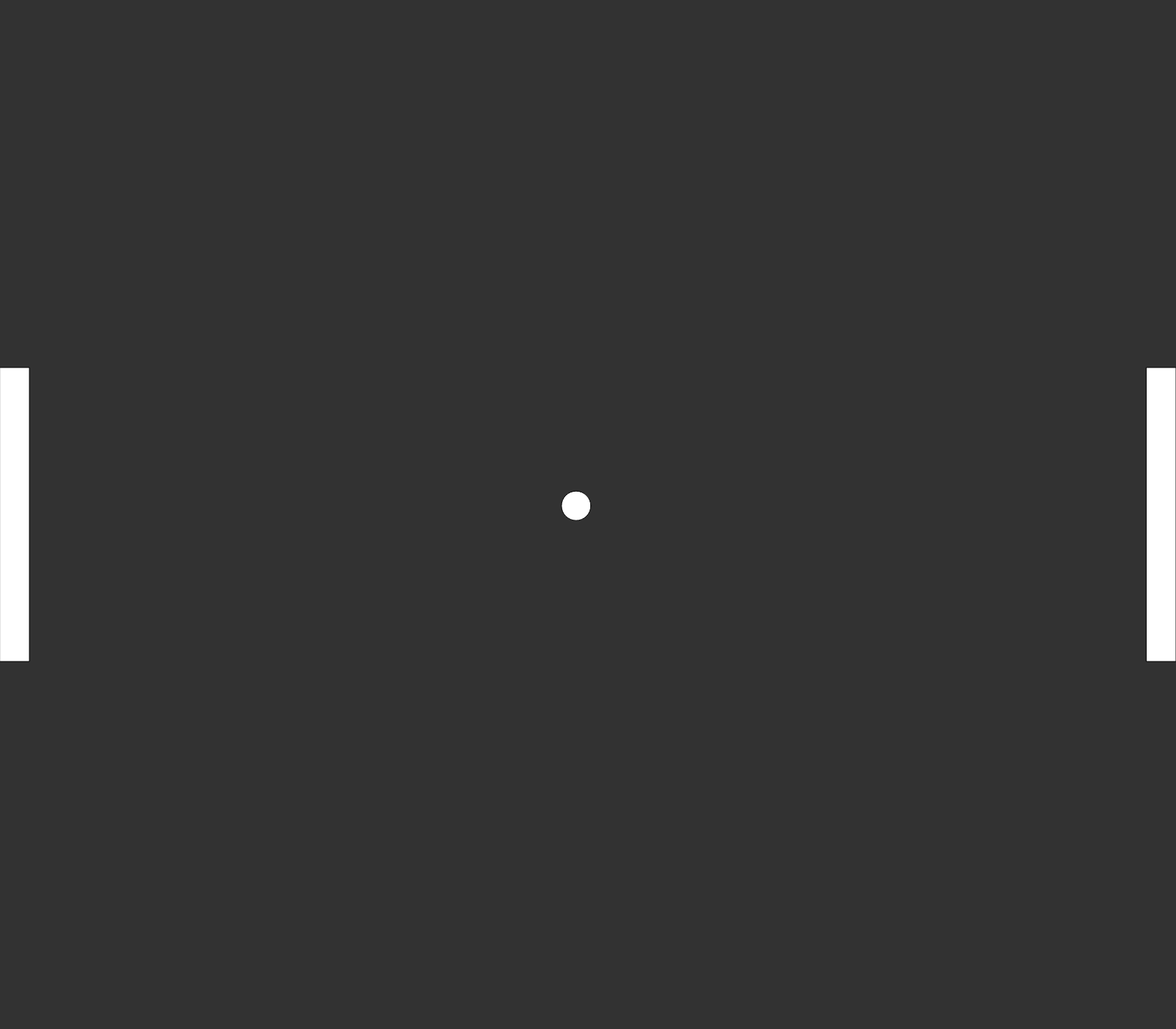
Frame 1 (no input)
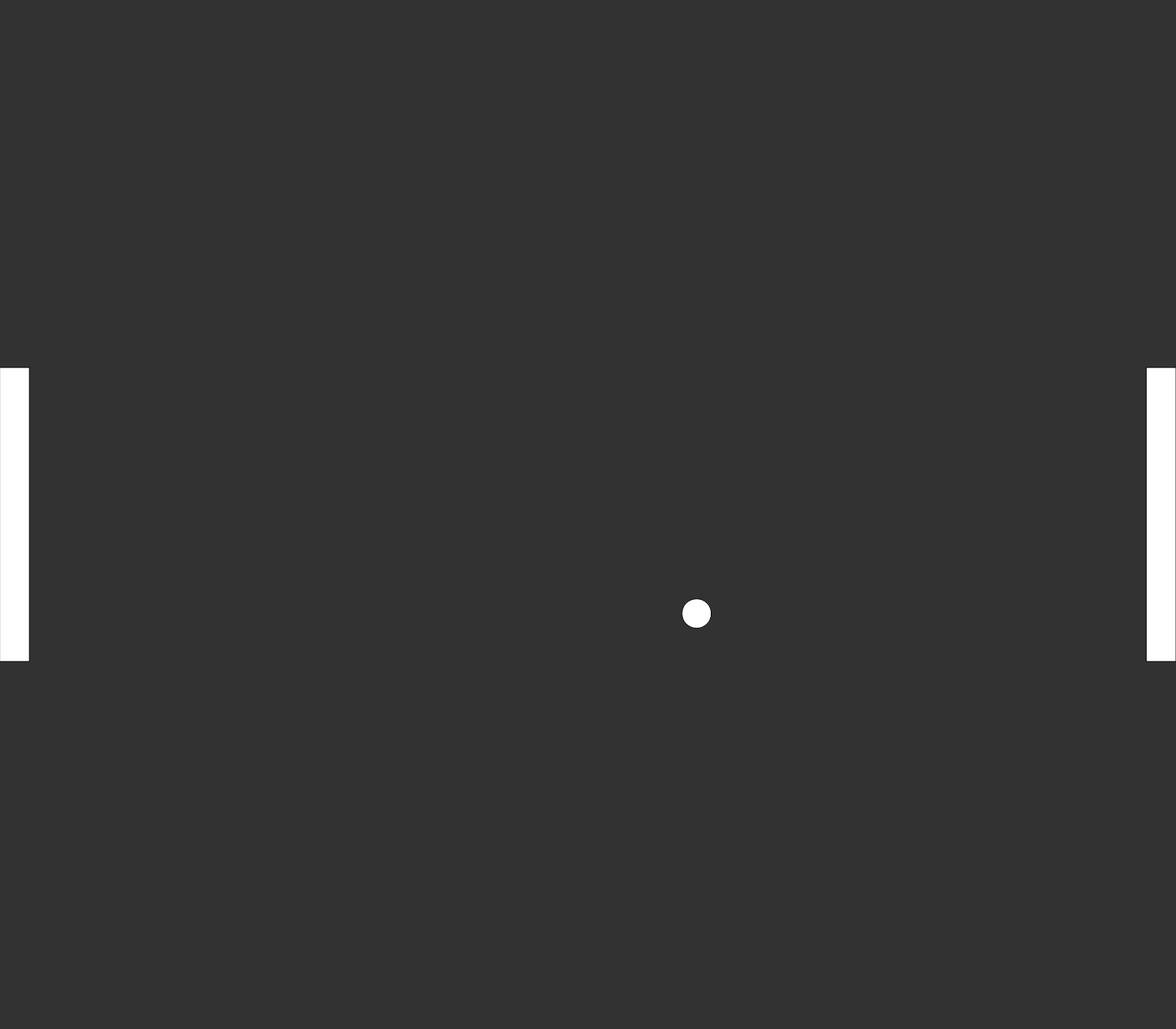
Frame 60 (no input)
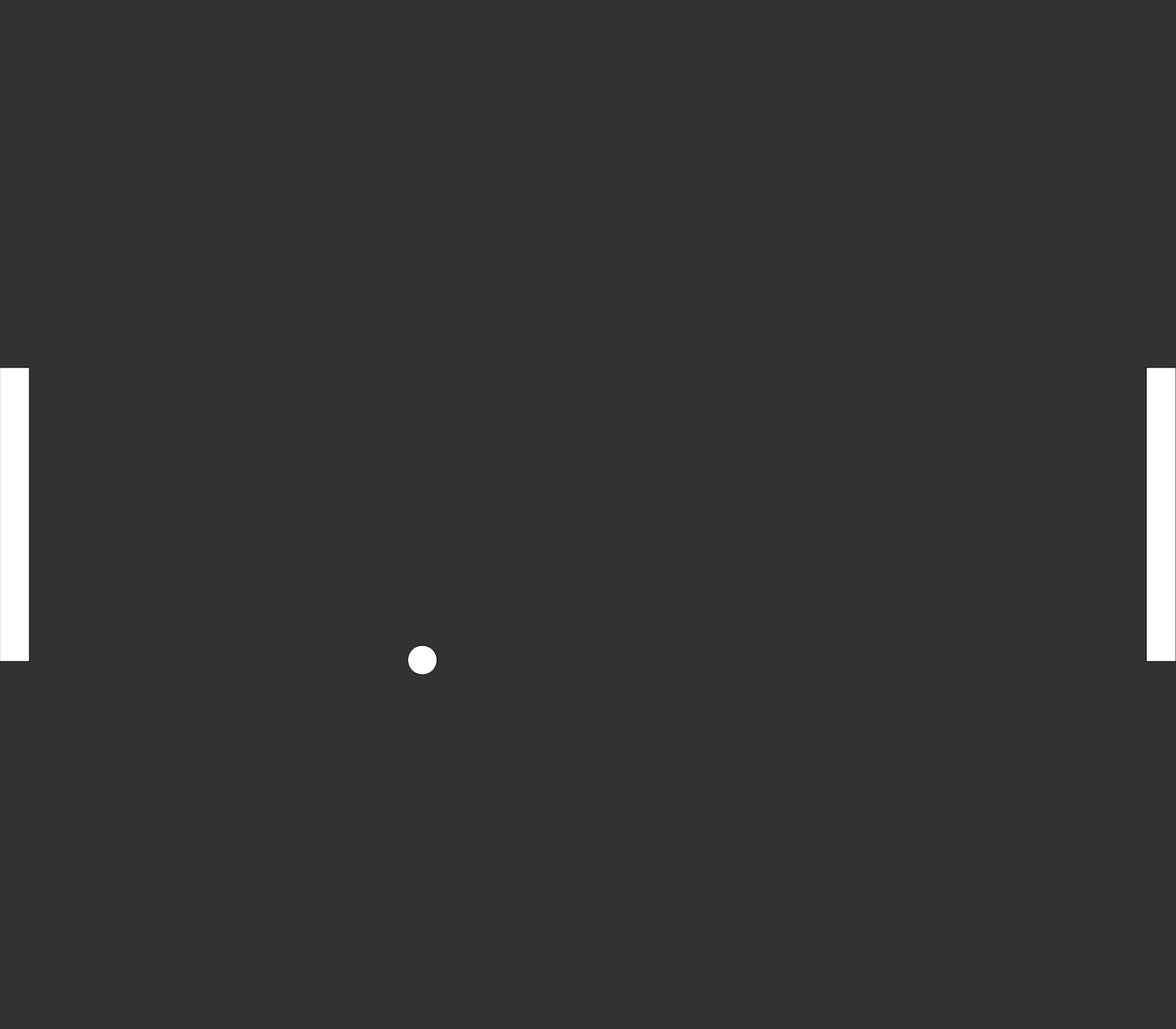
Frame 120 (the mouse pressed at the canvas centre since frame 60)

The p5.js sketch that drew these frames (run headless with seeded random() and noise() and a simulated clock; from frame 60 on, the mouse is pressed at the canvas centre):

// p5.js sketch
// ── sketch.js
var ball;

function setup() {
    createCanvas(1600,1400);
    ball = new Ball();
    bar1 = new Bar();
    bar2 = new Bar();
    
    bar1.p.x = 0;
    bar1.p.y = height/2;
    
    bar2.p.x = width - bar2.d;
    bar2.p.y = height/2;
}

function draw() {
    background(50);
    ball.update();
    
    bar1.update();
    bar2.update();
    
    if (keyIsDown(87)) {
        bar1.v.y = -15;
    } else if (keyIsDown(83)) {
        bar1.v.y = 15;
    } else {
        bar1.v.y = 0;
    }
    
    if (keyIsDown(38)) {
        bar2.v.y = -15;
    } else if (keyIsDown(40)) {
        bar2.v.y = 15;
    } else {
        bar2.v.y = 0;
    }
}

function Ball() {
    this.radius = 20;
    this.velocity = 20;
    this.angle = PI*Math.random()/2-PI/4-PI*(Math.floor(random(2)))
    
    this.p = createVector(width/2,height/2);
    this.v = createVector(this.velocity*Math.cos(this.angle),
                          this.velocity*Math.sin(this.angle))
    
    this.update = function () {
        this.p.add(this.v);
        
        if (this.p.x < this.radius + bar1.d && this.v.x < 0) {
            if (this.p.y > bar1.p.y - bar1.h/2 &&
                this.p.y < bar1.p.y + bar1.h/2) {
                this.v.x *= -1;
                this.v.y += 0.1 * (bar1.v.y - this.v.y);
                
            } else if (this.p.x < 0) {
                ball = new Ball();
            }
        }
        
        if (this.p.x > width - this.radius - bar2.d && this.v.x > 0) {
            if (this.p.y > bar2.p.y - bar2.h/2 &&
                this.p.y < bar2.p.y + bar2.h/2) {
                this.v.x *= -1;
                this.v.y += 0.1 * (bar2.v.y - this.v.y);
                
            } else if (this.p.x > width) {
                ball = new Ball();
            }
        }
        
        if (this.p.y < this.radius || this.p.y > height - this.radius) {
            this.v.y *= -1;
        }
        
        fill(255);
        ellipse(this.p.x,this.p.y,2*this.radius,2*this.radius);
    }
}

function Bar() {
    this.p = new p5.Vector();
    this.v = createVector(0,0);
    
    this.d = 40;
    this.h = 400;
    
    this.update = function () { 
        this.p.add(this.v);
        this.p.y = constrain(this.p.y, this.h/2, height - this.h/2);
        
        fill(255);
        rect(this.p.x,this.p.y - this.h/2,this.d,this.h)
    }
}
